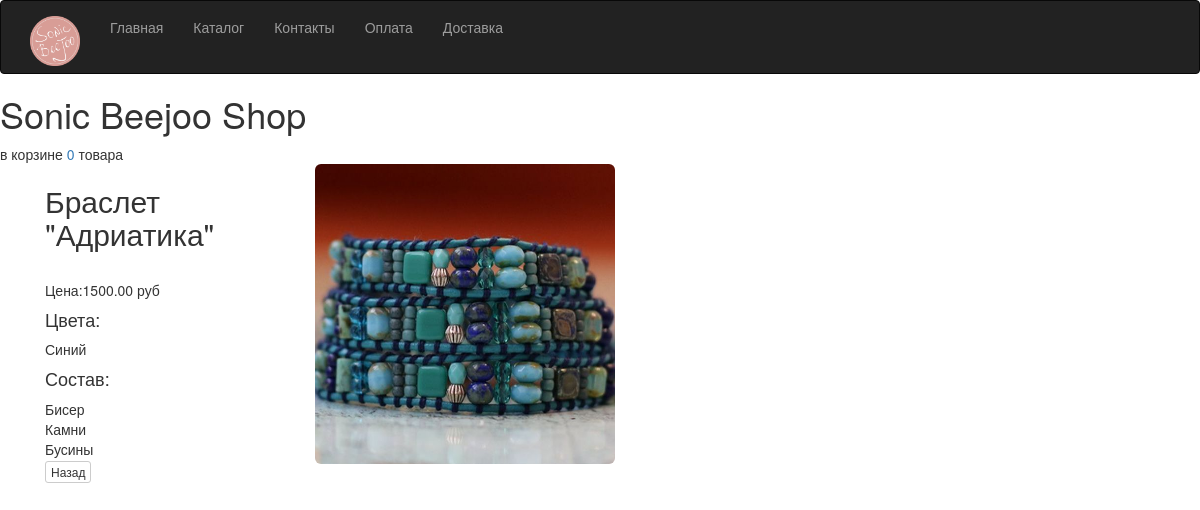
The page /good/3/ on the database its author committed.
### sonic_beejoo/models.py (models this page shows)
class Good(models.Model):
    category = models.ForeignKey('Category')
    design_types = models.ManyToManyField('DesignType')
    colors = models.ManyToManyField('Color',related_name='all_colors')
    title = models.CharField(max_length=50, blank=False)
    short_description = models.CharField(max_length=100)
    full_description = models.TextField(blank=True)
    price = models.DecimalField(max_digits=10, decimal_places=2)
    sale = models.DecimalField(max_digits=10, decimal_places=2, default=0)
    img_uri = models.ImageField(upload_to='goods_img', blank=True)
    img_second_uri = models.ImageField(upload_to='goods_img', blank=True)
    data_created = models.DateTimeField(default=timezone.now())
    amount = models.IntegerField(default=1)
    slug = models.SlugField(max_length=50, blank=False, unique=True)
    is_displayed = models.BooleanField(default=True)
    class Meta:
        verbose_name_plural = 'Товар'

class Color(models.Model):
    name = models.CharField(max_length=20, blank=False, unique=True)
    is_displayed = models.BooleanField(default=True)
    class Meta:
        verbose_name_plural = 'Цвет'
    def __str__(self):
        return self.name

class DesignType(models.Model):
    name = models.CharField('Тип изделия', max_length=50, blank=False, unique=True)
    is_displayed = models.BooleanField('Отображать', default=True)
    class Meta:
        verbose_name_plural = 'Состав'
    def __str__(self):
        return self.name

### sonic_beejoo/views.py (the view)
# urls.py: url(r'^good/(?P<product_id>[0-9]+)/', good, name='good'),
def good(request, product_id):
    if request.method == 'GET':
        in_basket = str(len(request.session['inbasket'])) if 'inbasket' in request.session else 0
        return render(request, 'sonic_beejoo/good.html', {'goood': Good.objects.get(id=product_id), 'inbasket': in_basket})
    return HttpResponse(status=405)

### sonic_beejoo/templates/sonic_beejoo/good.html
{% extends "sonic_beejoo/_base.html" %}
{% block content %}
    <br>
    <div class="container">
            <img class="img-rounded" src="{{ goood.img_uri.url }}" width="300" height="300">
            <div class="col-md-3">
                <h2>{{ goood.title }}</h2>
                {{ goood.full_description }}<br>
                <p>Цена:{{ goood.price }} руб</p>
                <h4>Цвета:</h4>
                {% for color in goood.colors.all %}
                {{ color}}<br>
                {% endfor %}
                <h4>Состав:</h4>
                {% for des in goood.design_types.all %}
                {{ des}}<br>
                {% endfor %}
                <a href="javascript:history.go(-1)" class="btn btn-default btn-xs">Назад</a>
            </div>
    </div>
{% endblock %}

### rows shown on the page
Good: img_uri (picture), title "Браслет \"Адриатика\"", price "1500.00"
Color: name "Синий"
DesignType: name "Бисер"
DesignType: name "Камни"
DesignType: name "Бусины"

### other values the page prints
{{ inbasket }} "0"
